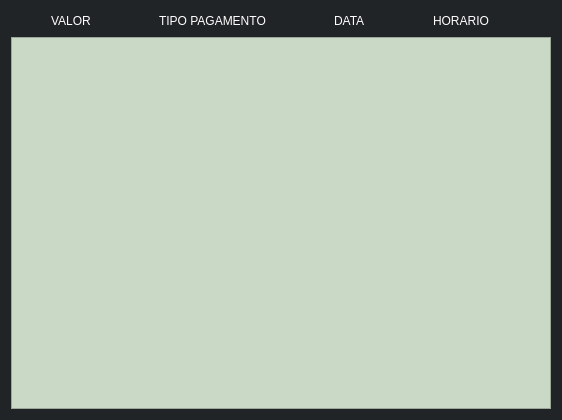
<?xml version="1.0" encoding="UTF-8"?>
<ui version="4.0">
 <class>Form</class>
 <widget class="QWidget" name="Form">
  <property name="geometry">
   <rect>
    <x>0</x>
    <y>0</y>
    <width>562</width>
    <height>420</height>
   </rect>
  </property>
  <property name="windowTitle">
   <string>Form</string>
  </property>
  <property name="styleSheet">
   <string notr="true">background-color: #202426;
color: rgb(255, 255, 255);</string>
  </property>
  <layout class="QVBoxLayout" name="verticalLayout">
   <item>
    <layout class="QHBoxLayout" name="horizontalLayout">
     <item>
      <spacer name="horizontalSpacer_5">
       <property name="orientation">
        <enum>Qt::Horizontal</enum>
       </property>
       <property name="sizeType">
        <enum>QSizePolicy::Fixed</enum>
       </property>
       <property name="sizeHint" stdset="0">
        <size>
         <width>40</width>
         <height>20</height>
        </size>
       </property>
      </spacer>
     </item>
     <item>
      <widget class="QLabel" name="label">
       <property name="styleSheet">
        <string notr="true">font: 11pt &quot;Impact&quot;;</string>
       </property>
       <property name="text">
        <string>VALOR</string>
       </property>
      </widget>
     </item>
     <item>
      <spacer name="horizontalSpacer">
       <property name="orientation">
        <enum>Qt::Horizontal</enum>
       </property>
       <property name="sizeHint" stdset="0">
        <size>
         <width>40</width>
         <height>20</height>
        </size>
       </property>
      </spacer>
     </item>
     <item>
      <widget class="QLabel" name="label_2">
       <property name="styleSheet">
        <string notr="true">font: 11pt &quot;Impact&quot;;</string>
       </property>
       <property name="text">
        <string>TIPO PAGAMENTO</string>
       </property>
      </widget>
     </item>
     <item>
      <spacer name="horizontalSpacer_2">
       <property name="orientation">
        <enum>Qt::Horizontal</enum>
       </property>
       <property name="sizeHint" stdset="0">
        <size>
         <width>40</width>
         <height>20</height>
        </size>
       </property>
      </spacer>
     </item>
     <item>
      <widget class="QLabel" name="label_3">
       <property name="styleSheet">
        <string notr="true">font: 11pt &quot;Impact&quot;;</string>
       </property>
       <property name="text">
        <string>DATA</string>
       </property>
      </widget>
     </item>
     <item>
      <spacer name="horizontalSpacer_3">
       <property name="orientation">
        <enum>Qt::Horizontal</enum>
       </property>
       <property name="sizeHint" stdset="0">
        <size>
         <width>40</width>
         <height>20</height>
        </size>
       </property>
      </spacer>
     </item>
     <item>
      <widget class="QLabel" name="label_4">
       <property name="styleSheet">
        <string notr="true">font: 11pt &quot;Impact&quot;;</string>
       </property>
       <property name="text">
        <string>HORARIO</string>
       </property>
      </widget>
     </item>
     <item>
      <spacer name="horizontalSpacer_4">
       <property name="orientation">
        <enum>Qt::Horizontal</enum>
       </property>
       <property name="sizeHint" stdset="0">
        <size>
         <width>40</width>
         <height>20</height>
        </size>
       </property>
      </spacer>
     </item>
    </layout>
   </item>
   <item>
    <widget class="QScrollArea" name="scroll">
     <property name="styleSheet">
      <string notr="true">background-color:#C9D9C5;
color: rgb(0, 0, 0);</string>
     </property>
     <property name="widgetResizable">
      <bool>true</bool>
     </property>
     <widget class="QWidget" name="scrollAreaWidgetContents">
      <property name="geometry">
       <rect>
        <x>0</x>
        <y>0</y>
        <width>542</width>
        <height>20</height>
       </rect>
      </property>
      <property name="sizePolicy">
       <sizepolicy hsizetype="Preferred" vsizetype="Fixed">
        <horstretch>0</horstretch>
        <verstretch>0</verstretch>
       </sizepolicy>
      </property>
      <layout class="QVBoxLayout" name="verticalLayout_2">
       <item>
        <layout class="QVBoxLayout" name="painel_scrollArea"/>
       </item>
      </layout>
     </widget>
    </widget>
   </item>
  </layout>
 </widget>
 <resources/>
 <connections/>
</ui>
